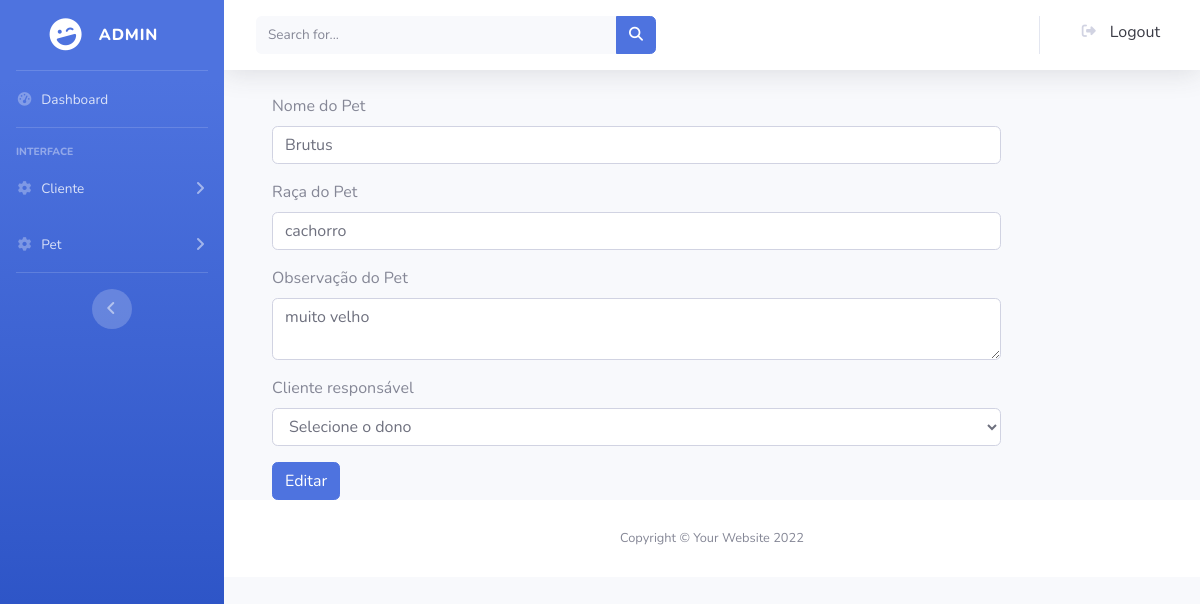
Screenshot of /produto/admin.php?rota=editar_pet&id=7 with the database file from the repository.
### tables this page shows
CREATE TABLE `pet` (
  `id_pet` int(11) NOT NULL,
  `nome_pet` varchar(100) NOT NULL,
  `raca_pet` varchar(100) NOT NULL,
  `observacao_pet` varchar(300) NOT NULL,
  `id_cliente` int(11) NOT NULL,
  `data_cadastro_pet` datetime NOT NULL DEFAULT current_timestamp()
);

### PHP_projetoClinicaPet/classes/Cliente.php (called while the page is built, shortened)
<?php
    include_once("../classes/Conexao.php");
    class Cliente {
        public $conexaoBD;
        public function __construct() {
            $objConexao = new Conexao();
            $this -> conexaoBD = $objConexao -> getConexao();
        }
        public function selecionarClientes() {
            $sql = "select * from cliente order by data_cadastro_cliente DESC";
            $this -> retornoBD = $this -> conexaoBD -> query($sql);
        }
    }

### PHP_projetoClinicaPet/classes/Conexao.php (called while the page is built)
<?php
    class Conexao{
        private $url;
        private $usuario;
        private $senha;
        private $baseDeDados;
        public function __construct() {
            $this -> url = "127.0.0.1";
            $this -> usuario = "root";
            $this -> senha = '';
            $this -> baseDeDados = 'clinica_pet';
        }
        public function getConexao() {
            return  new mysqli(
                $this -> url,
                $this -> usuario,
                $this -> senha,
                $this -> baseDeDados
            );
        }
    }

### PHP_projetoClinicaPet/classes/Pet.php (called while the page is built, shortened)
<?php
    include_once("../classes/Conexao.php");
    class Pet {
        public $conexaoBD;
        public function __construct() {
            $objConexaoPet = new Conexao();
            $this -> conexaoBD = $objConexaoPet -> getConexao();
        }
        public function selecionarPorId($id) {
            $sql = "select * from pet where id_pet=$id";
            $this -> retornoBD = $this -> conexaoBD -> query($sql);
        }
    }

### include/editarPet.php (the view, shortened to what this page needs)
<?php
    include_once("../classes/Pet.php");
    $objCliente = new Cliente();
    $objCliente->selecionarClientes();
    if ($objCliente->retornoBD != null) {
        $objPet = new Pet();
        if (isset($_GET['id'])) {
            $objPet->selecionarPorId($_GET['id']);
        }
        $retorno = $objPet->retornoBD->fetch_object();
?>
    <div class="container">
        <div class="row">
            <div class="col-10">
                <form method="POST" action="">
                    <div class="mb-3">
                        <label for="nome-pet" class="form-label">Nome do Pet</label>
                        <input type="text" class="form-control" id="nome-pet" aria-describedby="nomeHelp" name="nomePet" value="<?php echo $retorno->nome_pet; ?>">
                    </div>
                    <div class="mb-3">
                        <label for="raca-pet" class="form-label">Raça do Pet</label>
                        <input type="text" class="form-control" id="raca-pet" aria-describedby="racaHelp" name="racaPet" value="<?php echo $retorno->raca_pet; ?>">
                    </div>
                    <div class="mb-3">
                        <label for="observacao-pet" class="form-label">Observação do Pet</label>
                        <textarea type="text" class="form-control" id="observacao-pet" aria-describedby="observacaoHelp" name="observacaoPet"><?php echo $retorno->observacao_pet; ?></textarea>
                    </div>
                    <div class="mb-3">
                        <label for="id-clientePet" class="form-label">Cliente responsável</label>
                        <select class="form-control" id="id-clientePet" aria-describedby="idClientePetHelp" name="idClientePet" value="<?php echo $retorno->id_cliente; ?>" required>
                            <option value="" selected disabled>Selecione o dono</option>
                        </select>
                    </div>
                    <button type="submit" class="btn btn-primary">Editar</button>
                </form>
            </div>
        </div>
    </div>
<?php
    }
    else {
        echo "<script>alert('Falha ao consultar no Banco de Dados!')</script>";
    }
?>

### rows the page displays
pet: nomePet "Brutus", racaPet "cachorro", observacaoPet "muito velho"
